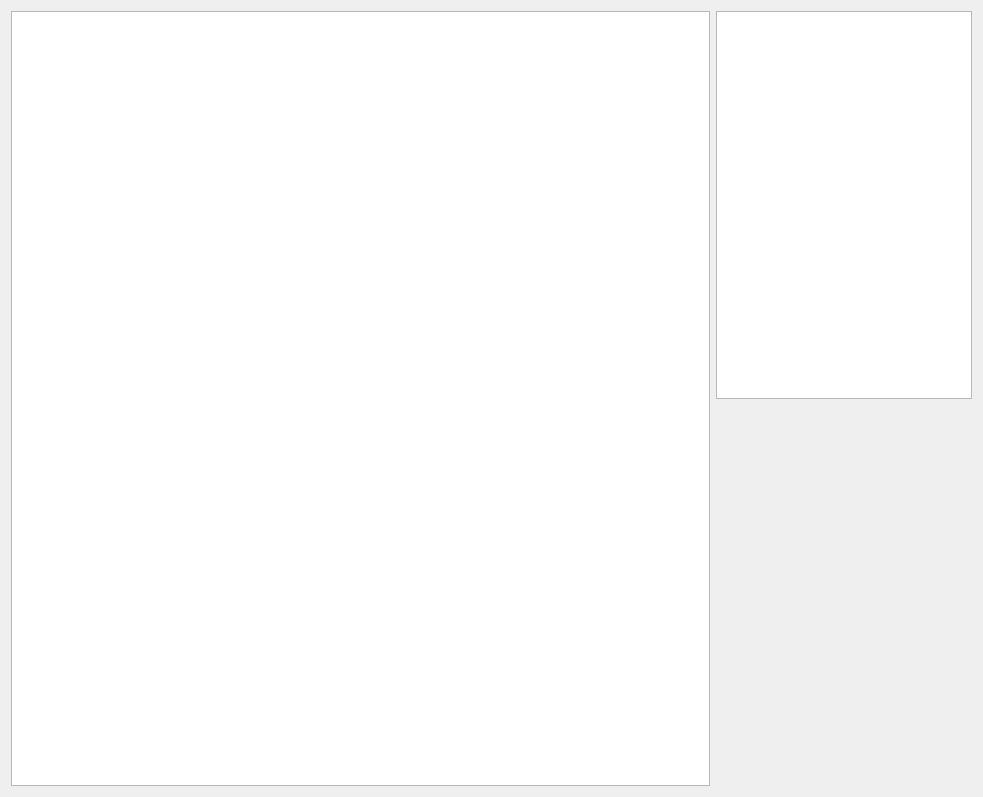
<?xml version="1.0" encoding="UTF-8"?>
<ui version="4.0">
 <class>PathfinderDialog</class>
 <widget class="QDialog" name="PathfinderDialog">
  <property name="geometry">
   <rect>
    <x>0</x>
    <y>0</y>
    <width>983</width>
    <height>797</height>
   </rect>
  </property>
  <property name="windowTitle">
   <string>Dialog</string>
  </property>
  <layout class="QGridLayout" name="gridLayout_2">
   <item row="0" column="0">
    <widget class="PlotWidget" name="UofaMap"/>
   </item>
   <item row="0" column="1">
    <layout class="QVBoxLayout" name="verticalLayout">
     <item alignment="Qt::AlignRight">
      <widget class="QTextEdit" name="textEdit"/>
     </item>
     <item>
      <spacer name="verticalSpacer">
       <property name="orientation">
        <enum>Qt::Vertical</enum>
       </property>
       <property name="sizeHint" stdset="0">
        <size>
         <width>20</width>
         <height>40</height>
        </size>
       </property>
      </spacer>
     </item>
    </layout>
   </item>
  </layout>
 </widget>
 <customwidgets>
  <customwidget>
   <class>PlotWidget</class>
   <extends>QGraphicsView</extends>
   <header location="global">pyqtgraph</header>
  </customwidget>
 </customwidgets>
 <resources/>
 <connections/>
</ui>
